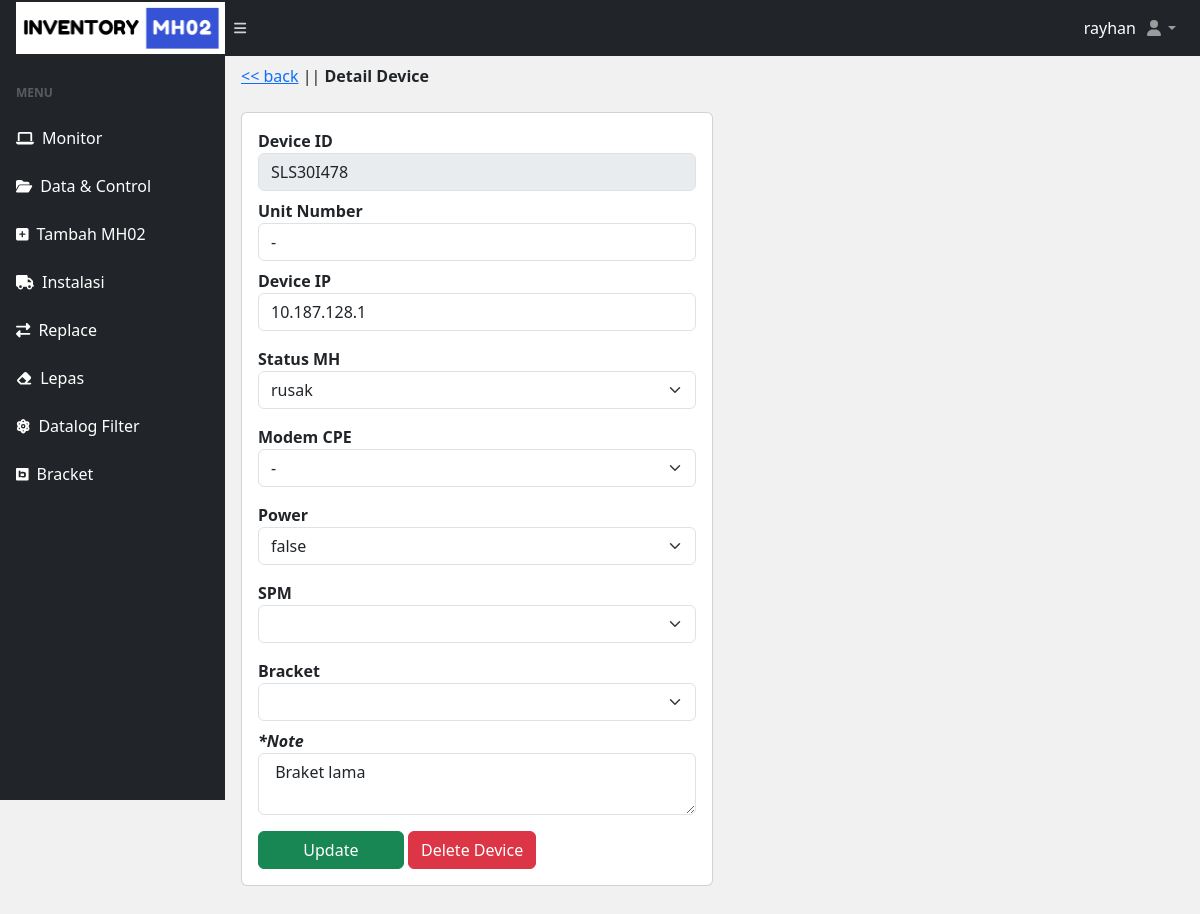
The app's page /edit-unit.php?deviceid=SLS30I478 (signed in), older data.
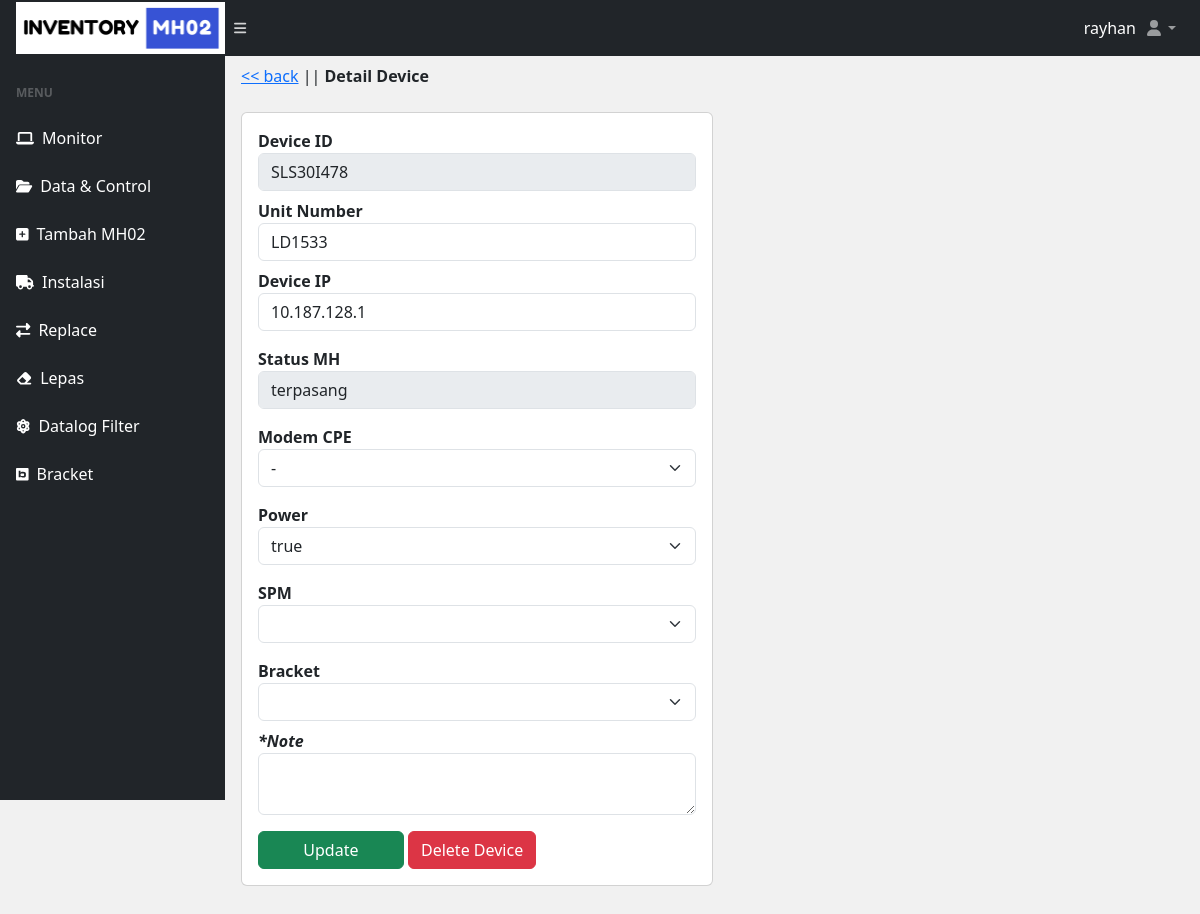
The same page, newer data.
### tables this page shows
CREATE TABLE `devices` (
  `id` int(11) NOT NULL,
  `deviceid` varchar(50) NOT NULL,
  `unitno` varchar(50) DEFAULT NULL,
  `deviceip` varchar(50) DEFAULT NULL,
  `mh02status` varchar(55) NOT NULL,
  `modem_cpe` varchar(20) NOT NULL,
  `power` varchar(20) NOT NULL,
  `last_update` varchar(55) NOT NULL,
  `note` longtext NOT NULL,
  `date_created` varchar(25) NOT NULL
);

### edit-unit.php (the view, shortened to what this page needs)
<?php
include("database/db.php");
$deviceid = $_GET['deviceid'];
?>
<!DOCTYPE html>
<html lang="en">
<head>
  <?php include('./include/meta.php') ?>
</head>
<body class="sb-nav-fixed">
  <?php include('./include/nav.php') ?>
  <div id="layoutSidenav">
    <?php include('./include/sidenav.php') ?>
    <div id="layoutSidenav_content">
    <main>
        <div class="container-fluid px-3">
          <ol class="breadcrumb mb-4 mt-2">
            <li class=""><a href="./home.php"><< back</a> | </li>
            <li class="">| <b>Detail Device</b></li>
          </ol>
            <div class="card mt-3 col-md-6">
                <div class="card-body">
                  <?php
                  $get_device = mysqli_query($conn, "SELECT * FROM devices WHERE deviceid = '$deviceid'");
                  $row = mysqli_fetch_array($get_device);
                  ?>
                    <form class="row g-3" method="POST" enctype="multipart/form-data">
                    <div class="">
                    <label for="" class="form-label-md"><b>Device ID</b></label>
                    <input type="text" class="form-control" value="<?= $row['deviceid'] ?>"  name="unit_number" readonly>
                    <label for="" class="form-label-md mt-2"><b>Unit Number</b></label>
                    <input type="text" class="form-control" value="<?= $row['unitno'] ?>"  name="unit_number">
                    <label for="" class="form-label-md mt-2"><b>Device IP</b></label>
                    <input type="text" class="form-control" value="<?= $row['deviceip'] ?>"  name="device_ip">
                    <?php
                    if ($row['mh02status'] != 'terpasang') {
                    ?>
                    <label for="" class="form-label-md mt-3"><b>Status MH</b></label>
                    <select name="status" class="form-select" id="" require>
                        <option value="<?= $row['mh02status'] ?>"><?= $row['mh02status'] ?></option>
                    </select>
                    <?php }else{?>
                      <label for="" class="form-label-md mt-3"><b>Status MH</b></label>
                      <input type="text" name="status" value="<?= $row['mh02status'] ?>" class="form-control" readonly >
                    <?php } ?>
                    <label for="" class="form-label-md mt-3"><b>Modem CPE</b></label>
                    <select name="modem_cpe" class="form-select" id="" require>
                        <option value="<?= $row['modem_cpe'] ?>"><?= $row['modem_cpe'] ?></option>
                    </select>
                    <label for="" class="form-label-md mt-3"><b>Power</b></label>
                    <select name="power" class="form-select" id="" require>
                        <option value="<?= $row['power'] ?>"><?= $row['power'] ?></option>
                    </select>
                    <label for="" class="form-label-md mt-3"><b>SPM</b></label>
                    <select name="spm" class="form-select" id="" require>
                        <option value="<?= $row['xiao'] ?>"><?= $row['xiao'] ?></option>
                        <option value="3.0">Ares 3.0</option>
                    </select>
                    <label for="" class="form-label-md mt-3"><b>Bracket</b></label>
                    <select name="bracket" class="form-select" id="" require>
                        <option value="<?= $row['bracket'] ?>"><?= $row['bracket'] ?></option>
                        <option value="baru">Baru</option>
                    </select>
                    <label for="" class="form-label-md mt-2"><b><i>*Note</b></i></label>
                    <textarea name="note" class="form-control" id="" value="<?= $row['note'] ?>"> <?= $row['note'] ?></textarea>
                      <div class="mt-3">
                        <input type="submit" class="btn btn-success col-md-4" name="submit" value="Update" />
                        <a class="btn btn-danger" onclick="return confirm('Apakah anda yakin ingin menghapus data, ini akan hilang selamanya?')" href="delete.php?deviceid=<?= $deviceid ?>">Delete Device</a>
                      </div>
                    </div>
                    </form>
                </div>
            </div>
        </div>
    </main>
    </div>
  </div>
</body>
</html>

Row changes from the older to the newer data that the page shows:
changed devices "SLS30I478": unit_number "-" → "LD1533"; mh02status "rusak" → "terpasang" (drawn); power "false" → "true"; note "Braket lama" → (not shown); status "rusak" → "terpasang"
